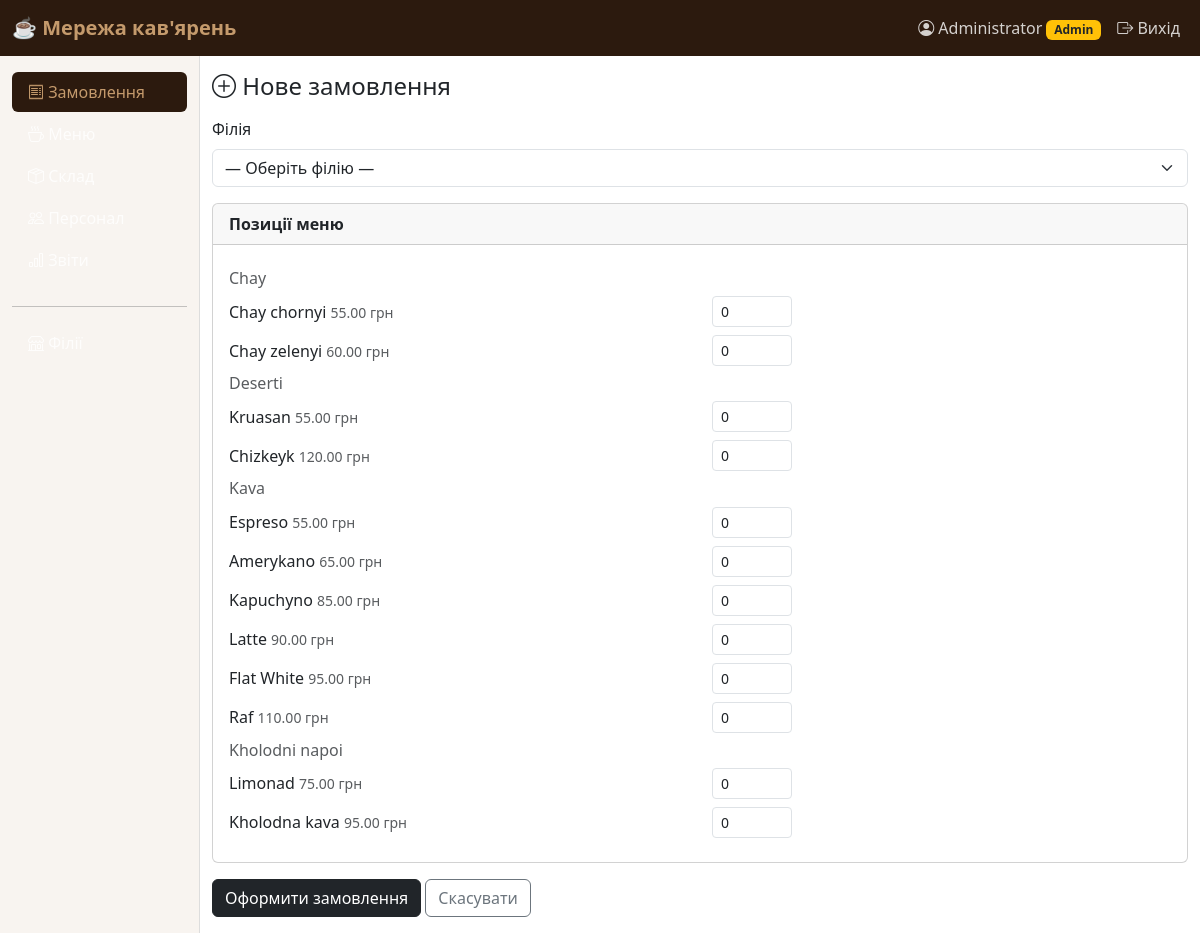
Page /orders/new (signed in) on the committed database.
### app/models.py (models this page shows, shortened)
class Users(db.Model, UserMixin):
    __tablename__ = 'users'
    id = db.Column(db.Integer, primary_key=True)
    username = db.Column(db.String(50), nullable=False, unique=True)
    password_hash = db.Column(db.String(255), nullable=False)
    role = db.Column(db.Enum('admin', 'manager', name='user_role'), nullable=False, default='manager')
    branch_id = db.Column(db.Integer, db.ForeignKey('branch.id'), nullable=True)
    full_name = db.Column(db.String(100))
    is_active = db.Column(db.Boolean, default=True)
    branch = db.relationship('Branch', foreign_keys=[branch_id])
    orders = db.relationship('Order', backref='creator', lazy='dynamic', foreign_keys='Order.created_by')
    shifts = db.relationship('Shift', backref='user', lazy='dynamic')
    def is_admin(self): return self.role == 'admin'

class Category(db.Model):
    __tablename__ = 'category'
    id = db.Column(db.Integer, primary_key=True)
    name = db.Column(db.String(50), nullable=False, unique=True)
    description = db.Column(db.Text)
    items = db.relationship('MenuItem', backref='category', lazy='dynamic')

class MenuItem(db.Model):
    __tablename__ = 'menu_item'
    id = db.Column(db.Integer, primary_key=True)
    name = db.Column(db.String(100), nullable=False)
    category_id = db.Column(db.Integer, db.ForeignKey('category.id'), nullable=False)
    price = db.Column(db.Numeric(8, 2), nullable=False)
    cost_price = db.Column(db.Numeric(8, 2))
    description = db.Column(db.Text)
    is_available = db.Column(db.Boolean, default=True)
    order_items = db.relationship('OrderItem', backref='menu_item', lazy='dynamic')

### app/orders/routes.py (the view, shortened to what this page needs)
@orders_bp.route('/new', methods=['GET','POST'])
@login_required
def new():
    menu_items = MenuItem.query.filter_by(is_available=True).all()
    branches = Branch.query.all() if current_user.is_admin() else []
    return render_template('orders/new.html', menu_items=menu_items, branches=branches)

### app/models.py (called while the page is built)
@login_manager.user_loader
def load_user(user_id):
    return Users.query.get(int(user_id))

### app/templates/orders/new.html (shortened to what this page needs)
{% extends "base.html" %}
{% block content %}
<h4 class="mb-3"><i class="bi bi-plus-circle"></i> Нове замовлення</h4>
<form method="POST">
  {% if branches %}
  <div class="mb-3">
    <label class="form-label">Філія</label>
    <select name="branch_id" class="form-select" required>
      <option value="">— Оберіть філію —</option>
    </select>
  </div>
  {% endif %}
  <div class="card mb-3">
    <div class="card-header"><strong>Позиції меню</strong></div>
    <div class="card-body">
      {% for cat_name, items in menu_items | groupby('category.name') %}
      <h6 class="text-muted mt-2">{{ cat_name }}</h6>
      {% for item in items %}
      <div class="row align-items-center mb-2">
        <div class="col-6">{{ item.name }} <small class="text-muted">{{ item.price }} грн</small></div>
        <div class="col-3"><input type="number" name="qty_{{ item.id }}" class="form-control form-control-sm" min="0" value="0" style="width:80px"></div>
      </div>
      {% endfor %}
      {% endfor %}
    </div>
  </div>
  <button type="submit" class="btn btn-dark">Оформити замовлення</button>
  <a href="{{ url_for('orders.index') }}" class="btn btn-outline-secondary">Скасувати</a>
</form>
{% endblock %}

### app/templates/base.html (shortened to what this page needs)
<!DOCTYPE html>
<html lang="uk">
<head>
<link href="https://cdn.jsdelivr.net/npm/bootstrap@5.3.0/dist/css/bootstrap.min.css" rel="stylesheet">
<link href="https://cdn.jsdelivr.net/npm/bootstrap-icons@1.11.0/font/bootstrap-icons.css" rel="stylesheet">
</head>
<body>
<nav class="navbar navbar-expand-lg navbar-dark">
  <div class="container-fluid">
    <a class="navbar-brand" href="{{ url_for('orders.index') }}">☕ Мережа кав'ярень</a>
    <div class="collapse navbar-collapse" id="nav">
      {% if current_user.is_authenticated %}
      <ul class="navbar-nav ms-auto">
        <li class="nav-item"><span class="nav-link text-warning"><i class="bi bi-person-circle"></i> {{ current_user.full_name or current_user.username }}{% if current_user.is_admin() %} <span class="badge bg-warning text-dark">Admin</span>{% endif %}</span></li>
        <li class="nav-item"><a class="nav-link" href="{{ url_for('auth.logout') }}"><i class="bi bi-box-arrow-right"></i> Вихід</a></li>
      </ul>
      {% endif %}
    </div>
  </div>
</nav>
<div class="container-fluid">
  <div class="row">
    {% if current_user.is_authenticated %}
    <div class="col-md-2 sidebar py-3">
      <ul class="nav flex-column">
        <li class="nav-item"><a class="nav-link {% if request.endpoint and request.endpoint.startswith('orders') %}active{% endif %}" href="{{ url_for('orders.index') }}"><i class="bi bi-receipt"></i> Замовлення</a></li>
        <li class="nav-item"><a class="nav-link {% if request.endpoint and request.endpoint.startswith('menu') %}active{% endif %}" href="{{ url_for('menu.index') }}"><i class="bi bi-cup-hot"></i> Меню</a></li>
        <li class="nav-item"><a class="nav-link {% if request.endpoint and request.endpoint.startswith('inventory') %}active{% endif %}" href="{{ url_for('inventory.index') }}"><i class="bi bi-box-seam"></i> Склад</a></li>
        <li class="nav-item"><a class="nav-link {% if request.endpoint and request.endpoint.startswith('staff') %}active{% endif %}" href="{{ url_for('staff.index') }}"><i class="bi bi-people"></i> Персонал</a></li>
        <li class="nav-item"><a class="nav-link {% if request.endpoint and request.endpoint.startswith('reports') %}active{% endif %}" href="{{ url_for('reports.index') }}"><i class="bi bi-bar-chart"></i> Звіти</a></li>
        {% if current_user.is_admin() %}
        <li class="nav-item mt-2"><hr><a class="nav-link {% if request.endpoint and request.endpoint.startswith('branches') %}active{% endif %}" href="{{ url_for('branches.index') }}"><i class="bi bi-shop"></i> Філії</a></li>
        {% endif %}
      </ul>
    </div>
    <div class="col-md-10 py-3">
    {% else %}
    <div class="col-12 py-3">
    {% endif %}
      {% block content %}{% endblock %}
    </div>
  </div>
</div>
</body>
</html>

### app/templates/base.html (style rules this page uses)
:root { --coffee-dark: #2C1A0E; --coffee-mid: #6F4E37; --coffee-accent: #C49A6C; }
.navbar { background: var(--coffee-dark) !important; }
.navbar-brand { color: var(--coffee-accent) !important; font-weight: 700; }
.nav-link { color: rgba(255,255,255,.8) !important; }
.nav-link:hover, .nav-link.active { color: var(--coffee-accent) !important; }
.sidebar { background: #f8f4f0; min-height: calc(100vh - 56px); border-right: 1px solid #ddd; }
.sidebar .nav-link { color: var(--coffee-dark); padding: .5rem 1rem; border-radius: 6px; margin-bottom: 2px; }
.sidebar .nav-link.active { background: var(--coffee-dark); color: #fff; }

### rows in the picture
Users: full_name "Administrator"
Category: name "Chay"
MenuItem: name "Chay chornyi", price "55.00"
MenuItem: name "Chay zelenyi", price "60.00"
Category: name "Deserti"
MenuItem: name "Kruasan", price "55.00"
MenuItem: name "Chizkeyk", price "120.00"
Category: name "Kava"
MenuItem: name "Espreso", price "55.00"
MenuItem: name "Amerykano", price "65.00"
MenuItem: name "Kapuchyno", price "85.00"
MenuItem: name "Latte", price "90.00"
MenuItem: name "Flat White", price "95.00"
MenuItem: name "Raf", price "110.00"
Category: name "Kholodni napoi"
MenuItem: name "Limonad", price "75.00"
MenuItem: name "Kholodna kava", price "95.00"
